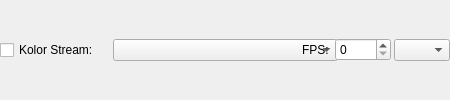
          <widget class="QWidget" name="widget_kolor_stream" native="true">
           <property name="sizePolicy">
            <sizepolicy hsizetype="Fixed" vsizetype="Preferred">
             <horstretch>0</horstretch>
             <verstretch>0</verstretch>
            </sizepolicy>
           </property>
           <property name="minimumSize">
            <size>
             <width>450</width>
             <height>0</height>
            </size>
           </property>
           <property name="maximumSize">
            <size>
             <width>450</width>
             <height>16777215</height>
            </size>
           </property>
           <layout class="QHBoxLayout" name="horizontalLayout_24">
            <property name="spacing">
             <number>3</number>
            </property>
            <property name="leftMargin">
             <number>0</number>
            </property>
            <property name="topMargin">
             <number>0</number>
            </property>
            <property name="rightMargin">
             <number>0</number>
            </property>
            <property name="bottomMargin">
             <number>0</number>
            </property>
            <item>
             <widget class="QCheckBox" name="checkBox_kolor_stream">
              <property name="sizePolicy">
               <sizepolicy hsizetype="Fixed" vsizetype="Preferred">
                <horstretch>0</horstretch>
                <verstretch>0</verstretch>
               </sizepolicy>
              </property>
              <property name="minimumSize">
               <size>
                <width>110</width>
                <height>0</height>
               </size>
              </property>
              <property name="maximumSize">
               <size>
                <width>110</width>
                <height>16777215</height>
               </size>
              </property>
              <property name="text">
               <string>Kolor Stream:</string>
              </property>
             </widget>
            </item>
            <item>
             <widget class="QComboBox" name="comboBox_kolor_stream">
              <property name="sizePolicy">
               <sizepolicy hsizetype="Fixed" vsizetype="Fixed">
                <horstretch>0</horstretch>
                <verstretch>0</verstretch>
               </sizepolicy>
              </property>
              <property name="minimumSize">
               <size>
                <width>225</width>
                <height>0</height>
               </size>
              </property>
              <property name="maximumSize">
               <size>
                <width>225</width>
                <height>16777215</height>
               </size>
              </property>
             </widget>
            </item>
            <item>
             <widget class="QLabel" name="label_title_kolor_fps">
              <property name="sizePolicy">
               <sizepolicy hsizetype="Fixed" vsizetype="Preferred">
                <horstretch>0</horstretch>
                <verstretch>0</verstretch>
               </sizepolicy>
              </property>
              <property name="minimumSize">
               <size>
                <width>30</width>
                <height>0</height>
               </size>
              </property>
              <property name="maximumSize">
               <size>
                <width>30</width>
                <height>16777215</height>
               </size>
              </property>
              <property name="text">
               <string>FPS:</string>
              </property>
             </widget>
            </item>
            <item>
             <widget class="QSpinBox" name="spinBox_kolor_fps">
              <property name="sizePolicy">
               <sizepolicy hsizetype="Fixed" vsizetype="Fixed">
                <horstretch>0</horstretch>
                <verstretch>0</verstretch>
               </sizepolicy>
              </property>
              <property name="minimumSize">
               <size>
                <width>56</width>
                <height>0</height>
               </size>
              </property>
              <property name="maximumSize">
               <size>
                <width>56</width>
                <height>16777215</height>
               </size>
              </property>
             </widget>
            </item>
            <item>
             <widget class="QComboBox" name="comboBox_kolor_fps">
              <property name="sizePolicy">
               <sizepolicy hsizetype="Fixed" vsizetype="Fixed">
                <horstretch>0</horstretch>
                <verstretch>0</verstretch>
               </sizepolicy>
              </property>
              <property name="minimumSize">
               <size>
                <width>56</width>
                <height>0</height>
               </size>
              </property>
              <property name="maximumSize">
               <size>
                <width>56</width>
                <height>16777215</height>
               </size>
              </property>
             </widget>
            </item>
            <item>
             <spacer name="horizontalSpacer_7">
              <property name="orientation">
               <enum>Qt::Horizontal</enum>
              </property>
              <property name="sizeType">
               <enum>QSizePolicy::Expanding</enum>
              </property>
              <property name="sizeHint" stdset="0">
               <size>
                <width>40</width>
                <height>20</height>
               </size>
              </property>
             </spacer>
            </item>
           </layout>
          </widget>
